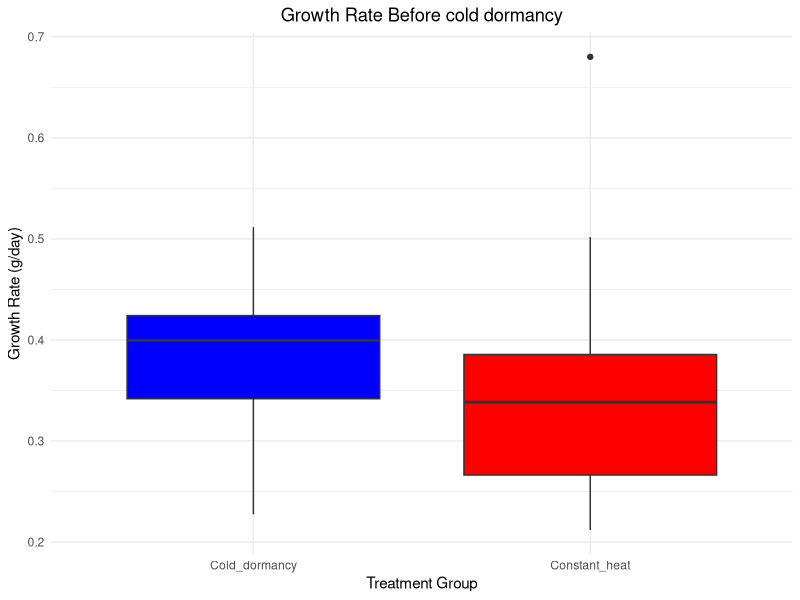
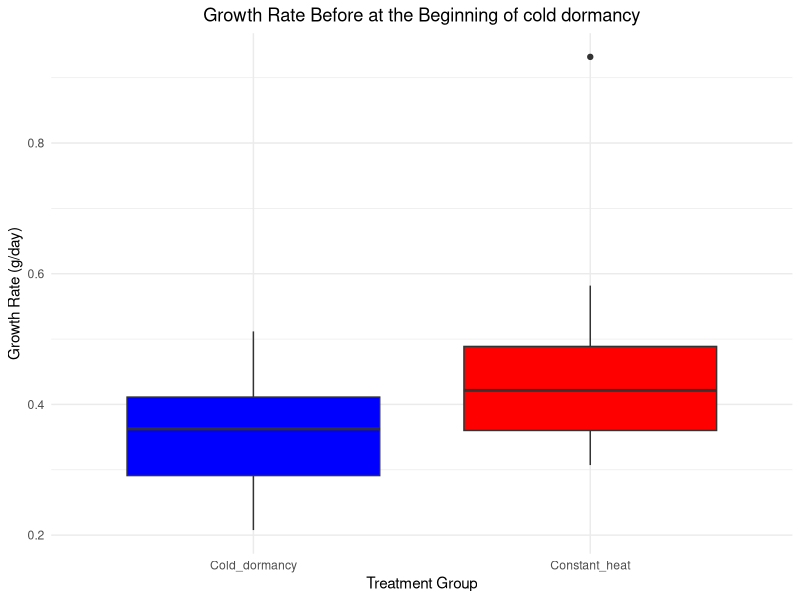
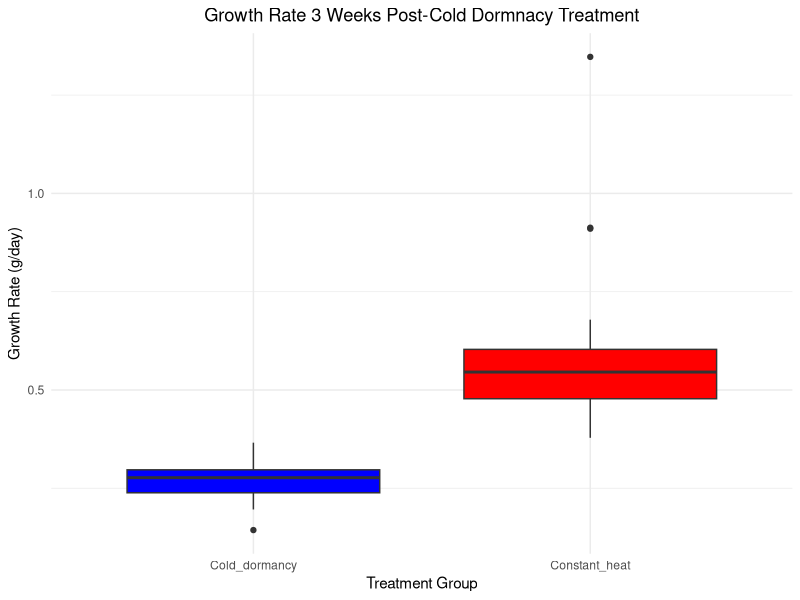
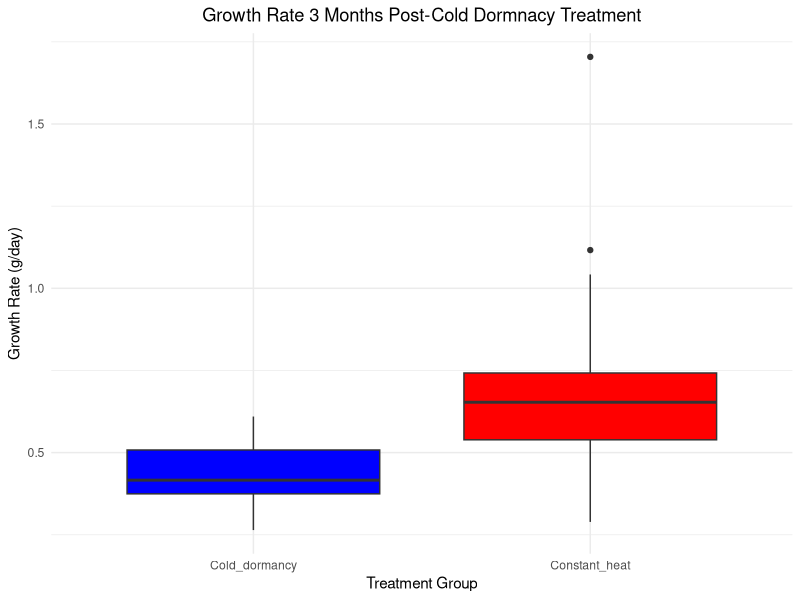
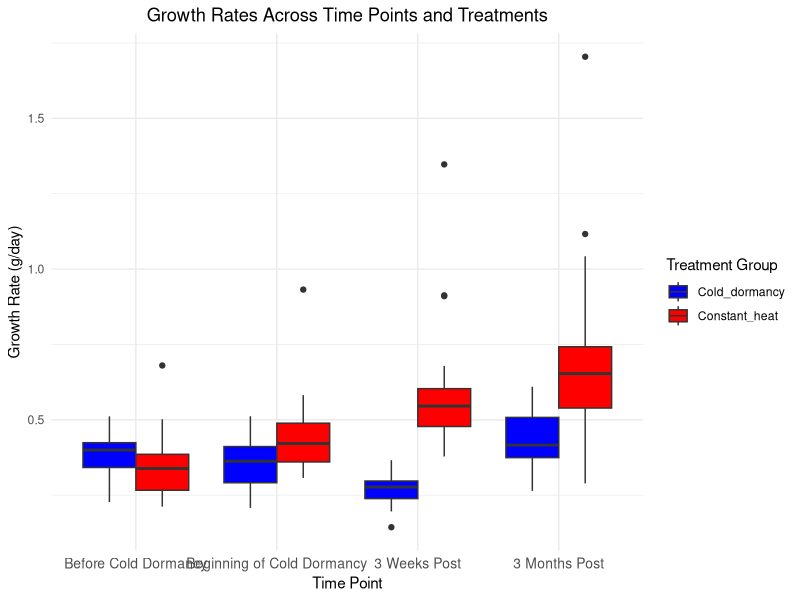

R code for these plots, in order:
setwd("/Users/anetfilipova/Library/CloudStorage/Box-Box/TS_Lab_GopherTortoises/Data_Analysis/Growth_data")

#Load necessary library
library(lme4)
library(emmeans)
library(ggplot2)

#Clear memory
rm(list=ls(all = TRUE))

datum <- read.csv("Growth_data_Working.csv")
head(datum)

#Fit the model
# Question 1: What is the growth rate of animals before cold dormancy treatment?
# Mixed effect model with treatment as a fixed effect and Nest_ID as a random effect

model_before <- lmer(Growth_rate_Before ~ Treatment +  (1 | Nest_ID), data = datum)

# Summarize the results
summary(model_before)

# Post-hoc tests
emmeans(model_before, pairwise ~ Treatment)

#plot the data

p2=ggplot(datum, aes(x = Treatment, y = Growth_rate_Before)) +
  geom_boxplot(aes(fill = Treatment)) +
  scale_fill_manual(values = c("Constant_heat" = "red", "Cold_dormancy" = "blue")) +
  labs(title = "Growth Rate Before cold dormancy",
       x = "Treatment Group",  # Keeps x-axis label
       y = "Growth Rate (g/day)") +
  theme_minimal() +
  guides(fill = "none") +  # Removes the legend for the fill aesthetic
  theme(plot.title = element_text(hjust = 0.5))  # Centers the title

p2

# Save file as PNG for final figure production
ggsave(p2, file="Growth_rate_Before.png", width=9, height=7, dpi=600)

# Question 2: What is the effect of treatment on growth rate at the beginning of cold dormancy?
# Mixed effect model with treatment as a fixed effect and Nest_ID as a random effect

model_beginning <- lmer(Growth_rate_Beginning ~ Treatment + (1 | Nest_ID), data = datum)

# Summarize the results
summary(model_beginning)

# Post-hoc tests
emmeans(model_beginning, pairwise ~ Treatment)

#plot the data

p2=ggplot(datum, aes(x = Treatment, y = Growth_rate_Beginning)) +
  geom_boxplot(aes(fill = Treatment)) +
  scale_fill_manual(values = c("Constant_heat" = "red", "Cold_dormancy" = "blue")) +
  labs(title = "Growth Rate Before at the Beginning of cold dormancy",
       x = "Treatment Group",  # Keeps x-axis label
       y = "Growth Rate (g/day)") +
  theme_minimal() +
  guides(fill = "none") +  # Removes the legend for the fill aesthetic
  theme(plot.title = element_text(hjust = 0.5))  # Centers the title

p2

# Save file as PNG for final figure production
ggsave(p2, file="Growth_rate_Beginning.png", width=9, height=7, dpi=600)

#Question 3: What is the effect of treatment on growth rate 3 weeks post-cold dormancy?
model_3Weeks <- lmer(Growth_rate_3W_Post ~ Treatment + (1 | Nest_ID), data = datum)

# Summarize the results
summary(model_3Weeks)

# Post-hoc tests
emmeans(model_3Weeks, pairwise ~ Treatment)

#plot the data

p2=ggplot(datum, aes(x = Treatment, y = Growth_rate_3W_Post)) +
  geom_boxplot(aes(fill = Treatment)) +
  scale_fill_manual(values = c("Constant_heat" = "red", "Cold_dormancy" = "blue")) +
  labs(title = "Growth Rate 3 Weeks Post-Cold Dormnacy Treatment",
       x = "Treatment Group",  # Keeps x-axis label
       y = "Growth Rate (g/day)") +
  theme_minimal() +
  guides(fill = "none") +  # Removes the legend for the fill aesthetic
  theme(plot.title = element_text(hjust = 0.5))  # Centers the title

p2

# Save file as PNG for final figure production
ggsave(p2, file="Growth_rate_3Weeks.png", width=9, height=7, dpi=600)

##Question 4: What is the effect of treatment on growth rate 3 months post-cold dormancy?
model_3Months <- lmer(Growth_rate_3M_Post ~ Treatment + (1 | Nest_ID), data = datum)

# Summarize the results
summary(model_3Months)

# Post-hoc tests
emmeans(model_3Months, pairwise ~ Treatment)

#plot the data

p2=ggplot(datum, aes(x = Treatment, y = Growth_rate_3M_Post)) +
  geom_boxplot(aes(fill = Treatment)) +
  scale_fill_manual(values = c("Constant_heat" = "red", "Cold_dormancy" = "blue")) +
  labs(title = "Growth Rate 3 Months Post-Cold Dormnacy Treatment",
       x = "Treatment Group",  # Keeps x-axis label
       y = "Growth Rate (g/day)") +
  theme_minimal() +
  guides(fill = "none") +  # Removes the legend for the fill aesthetic
  theme(plot.title = element_text(hjust = 0.5))  # Centers the title

p2

# Save file as PNG for final figure production
ggsave(p2, file="Growth_rate_3Months.png", width=9, height=7, dpi=600)


##Combine the results from all three models into one graph
library(tidyr)

# Reshape data to long format
datum_long <- datum %>%
  pivot_longer(
    cols = c(Growth_rate_Before, Growth_rate_Beginning, Growth_rate_3W_Post, Growth_rate_3M_Post),
    names_to = "Timepoint",
    values_to = "Growth_rate"
  )

# Adjust the Timepoint column for better labels
datum_long$Timepoint <- factor(
  datum_long$Timepoint,
  levels = c("Growth_rate_Before", "Growth_rate_Beginning", "Growth_rate_3W_Post", "Growth_rate_3M_Post"),
  labels = c("Before Cold Dormancy", "Beginning of Cold Dormancy", "3 Weeks Post", "3 Months Post")
)

p_combined_grouped <- ggplot(datum_long, aes(x = Timepoint, y = Growth_rate, fill = Treatment)) +
  geom_boxplot(position = position_dodge()) +
  scale_fill_manual(
    values = c("Constant_heat" = "red", "Cold_dormancy" = "blue"),
    name = "Treatment Group"  # Legend title
  ) +
  labs(
    title = "Growth Rates Across Time Points and Treatments",
    x = "Time Point",  # X-axis label
    y = "Growth Rate (g/day)"
  ) +
  theme_minimal() +
  theme(
    plot.title = element_text(hjust = 0.5),  # Center the title
    legend.position = "right",  # Position the legend at the top (optional)
    axis.text.x = element_text(size = 10)  # Customize X-axis text size
  )

print(p_combined_grouped)
ggsave(p_combined_grouped, file = "Combined_Growth_rate.png", width = 12, height = 6, dpi = 600)

## Question 5: How does growth rate change before and after cold dormancy ONLY for the cold dormancy treatment
cold_dormancy_data <- subset(datum, Treatment == "Cold_dormancy")

#Reshape the data into a long format to get a column for Timepoint and a column for Growth_rate

datum_long <- read.csv("Growth_data_Working.csv")
datum_long <- reshape(datum_long, 
                              varying = c("Growth_rate_Before", "Growth_rate_3M_Post"), 
                              v.names = "Growth_rate", 
                              timevar = "Timepoint", 
                              times = c("Growth_rate_Before", "Growth_rate_3M_Post"), 
                              direction = "long")

# Reorder the 'Timepoint' factor to ensure correct order
datum_long$Timepoint <- factor(datum_long$Timepoint, 
                                       levels = c("Growth_rate_Before", "Growth_rate_3M_Post"))

# Filter the data for the cold dormancy treatment
cold_dormancy_only <- datum_long[datum_long$Treatment == "Cold_dormancy", ]

model_cold_dormancy <- lmer(Growth_rate ~ Timepoint + (1 | Nest_ID), 
                            data = cold_dormancy_only)

# Summarize the model results
summary(model_cold_dormancy)

emmeans(model_cold_dormancy, pairwise ~ Timepoint)

# Create a boxplot to visualize the growth rate changes
plot_growth <- ggplot(cold_dormancy_only, aes(x = Timepoint, y = Growth_rate, fill = Timepoint)) + 
  geom_boxplot() + 
  labs(x = "Timepoint", y = "Growth Rate (g/day)") + 
  scale_x_discrete(labels = c("Growth_rate_Before" = "Before Cold Dormancy", "Growth_rate_3M_Post" = "3 Months Post")) + 
  theme_minimal() + 
  theme(
    legend.position = "none",
    axis.title = element_text(size = 16),  # Increase size of axis titles
    axis.text = element_text(size = 14)    # Increase size of axis tick labels
  )

# Save the plot
ggsave(plot_growth, file = "Growth_rate_Before_After.png", width = 12, height = 6, dpi = 600)



# Save the plot
ggsave(plot_growth, file = "Growth_rate_Before_After.png", width = 12, height = 6, dpi = 600)
